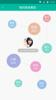

Recreate this plot in Python.
from PIL import Image
# import sys
# args = sys.argv
# print(args)

im = Image.open('jiyin.jpg')
#print(im.format, im.size, im.mode)
im.thumbnail((200, 100))
im.save('thumb.jpg', 'JPEG')
